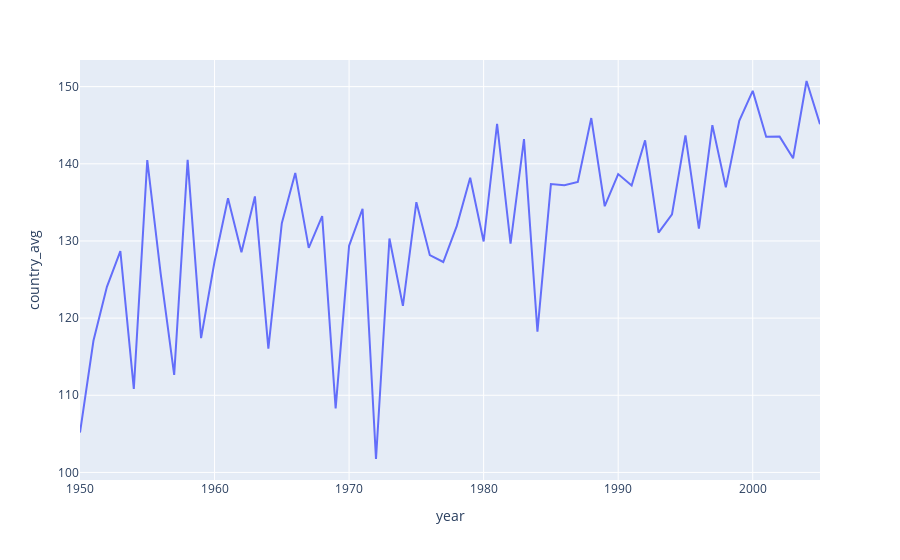

The notebook cell this image was saved under:
### Code cell
fin = df[df['alpha3'] =='UZB']
fig = px.line(fin, x='year', y='country_avg')
fig.show()

### Figure 1 — Plotly figure (JSON) as saved in the notebook; plotly's stock layout.template omitted (floating-point values rounded to 4 significant figures)
{"data": [{"hovertemplate": "year=%{x}<br>country_avg=%{y}<extra></extra>", "legendgroup": "", "line": {"color": "#636efa", "dash": "solid"}, "marker": {"symbol": "circle"}, "mode": "lines", "name": "", "orientation": "h", "showlegend": false, "type": "scatter", "x": [1950, 1951, 1952, 1953, 1954, 1955, 1956, 1957, 1958, 1959, 1960, 1961, 1962, 1963, 1964, 1965, 1966, 1967, 1968, 1969, 1970, 1971, 1972, 1973, 1974, 1975, 1976, 1977, 1978, 1979, 1980, 1981, 1982, 1983, 1984, 1985, 1986, 1987, 1988, 1989, 1990, 1991, 1992, 1993, 1994, 1995, 1996, 1997, 1998, 1999, 2000, 2001, 2002, 2003, 2004, 2005], "xaxis": "x", "y": [105.2, 117.1, 124.0, 128.7, 110.8, 140.5, 125.7, 112.6, 140.5, 117.4, 127.3, 135.5, 128.5, 135.8, 116.0, 132.3, 138.8, 129.1, 133.2, 108.3, 129.4, 134.2, 101.7, 130.3, 121.6, 135.0, 128.2, 127.3, 131.9, 138.2, 129.9, 145.2, 129.7, 143.2, 118.2, 137.4, 137.2, 137.7, 145.9, 134.5, 138.7, 137.2, 143.0, 131.1, 133.5, 143.7, 131.6, 145, 136.9, 145.6, 149.4, 143.5, 143.5, 140.7, 150.7, 145.1], "yaxis": "y"}], "layout": {"legend": {"tracegroupgap": 0}, "margin": {"t": 60}, "xaxis": {"anchor": "y", "domain": [0, 1], "title": {"text": "year"}}, "yaxis": {"anchor": "x", "domain": [0, 1], "title": {"text": "country_avg"}}}}
